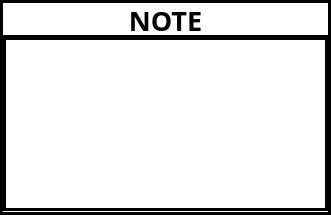
   <widget class="QFrame" name="note_frame">
    <property name="geometry">
     <rect>
      <x>1045</x>
      <y>550</y>
      <width>331</width>
      <height>215</height>
     </rect>
    </property>
    <property name="styleSheet">
     <string notr="true">background:rgb(255, 255, 255)</string>
    </property>
    <property name="frameShape">
     <enum>QFrame::Shape::Box</enum>
    </property>
    <property name="frameShadow">
     <enum>QFrame::Shadow::Plain</enum>
    </property>
    <property name="lineWidth">
     <number>3</number>
    </property>
    <widget class="QLabel" name="note_label">
     <property name="geometry">
      <rect>
       <x>10</x>
       <y>10</y>
       <width>311</width>
       <height>21</height>
      </rect>
     </property>
     <property name="font">
      <font>
       <family>TH Niramit AS</family>
       <pointsize>20</pointsize>
       <bold>true</bold>
      </font>
     </property>
     <property name="text">
      <string>NOTE</string>
     </property>
     <property name="alignment">
      <set>Qt::AlignmentFlag::AlignCenter</set>
     </property>
    </widget>
    <widget class="Line" name="note_line">
     <property name="geometry">
      <rect>
       <x>0</x>
       <y>35</y>
       <width>330</width>
       <height>3</height>
      </rect>
     </property>
     <property name="styleSheet">
      <string notr="true">background:rgb(0, 0, 0)</string>
     </property>
     <property name="orientation">
      <enum>Qt::Orientation::Horizontal</enum>
     </property>
    </widget>
    <widget class="QTextEdit" name="note_textEdit">
     <property name="geometry">
      <rect>
       <x>3</x>
       <y>37</y>
       <width>325</width>
       <height>174</height>
      </rect>
     </property>
     <property name="font">
      <font>
       <family>TH Niramit AS</family>
       <pointsize>18</pointsize>
       <bold>true</bold>
      </font>
     </property>
     <property name="frameShape">
      <enum>QFrame::Shape::Box</enum>
     </property>
     <property name="frameShadow">
      <enum>QFrame::Shadow::Plain</enum>
     </property>
     <property name="lineWidth">
      <number>3</number>
     </property>
    </widget>
   </widget>
